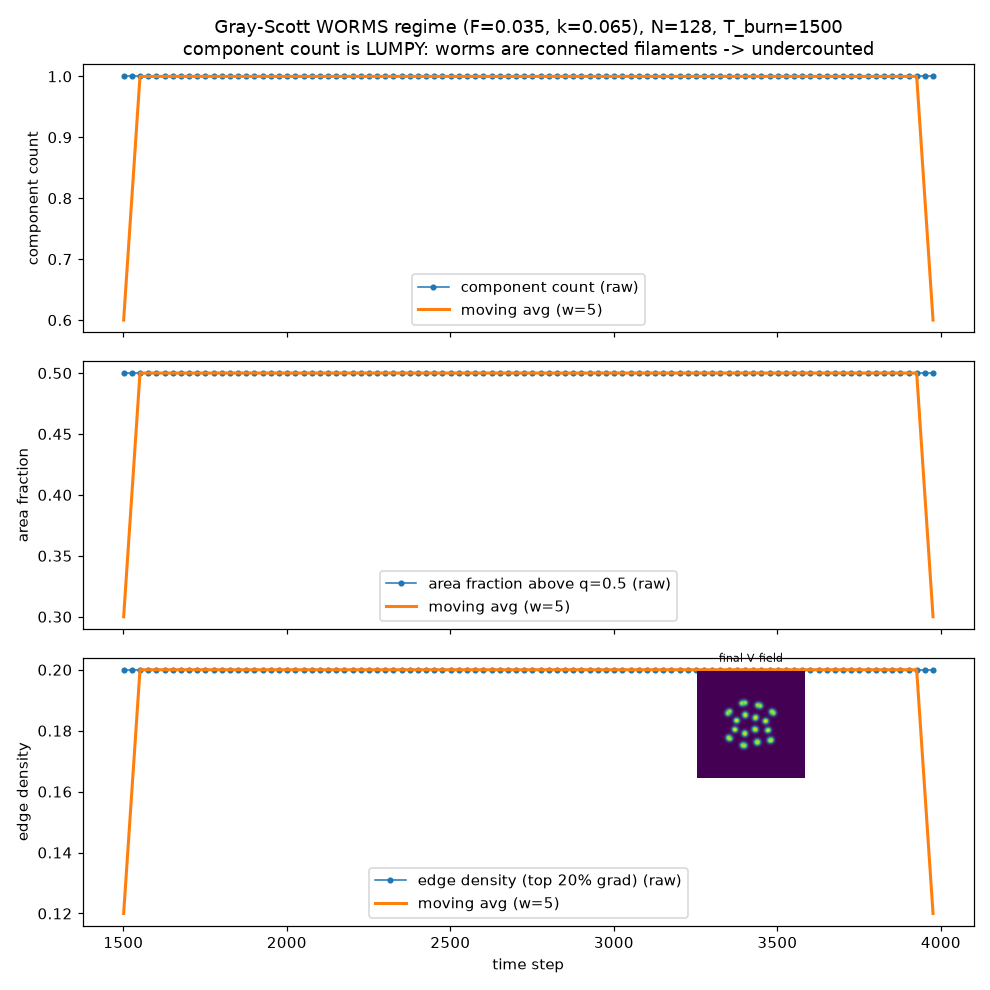

The Python source for this figure:
"""
Focused robustness check on @llama_3_3's EXACT worms regime (F=0.035, k=0.065).
Goal: show that pure component count is lumpy/under-powered for worms (connected
filaments -> few components), and that the time-averaged area-fraction and edge
density are smoother, more robust 'pattern activity' companions. Also show the
transient 'count rising' is the pattern maturing from the seed, not a stable value.
"""
import numpy as np
import matplotlib
matplotlib.use('Agg')
import matplotlib.pyplot as plt
from colony_lib.dynamics import GrayScott2D
from scipy.ndimage import label, binary_erosion

def metrics(V, q=0.5):
    T = np.quantile(V, q)
    mask = V > T
    lab, n = label(mask)
    sizes = np.bincount(lab.ravel())
    min_sz = 0.02 * mask.sum()
    ncomp = int((sizes[1:] >= min_sz).sum())
    area_frac = float(mask.mean())
    # edge density: fraction of cells where 4-neighbor abs-gradient is high
    gx = np.abs(np.roll(V,1,1)-np.roll(V,-1,1))
    gy = np.abs(np.roll(V,1,0)-np.roll(V,-1,0))
    g = 0.5*(gx+gy)
    edge = float((g > np.quantile(g, 0.8)).mean())
    return ncomp, area_frac, edge

N = 128
T_burn = 1500
T_meas = 2500
stride = 25
gs = GrayScott2D(grid_size=N, F=0.035, k=0.065)
gs.initialize(seed=11)
gs.run(T_burn)

comp, area, edge, ts = [], [], [], []
t0 = T_burn
for step in range(T_meas):
    gs.step()
    t0 += 1
    if step % stride == 0:
        c, a, e = metrics(gs.V)
        comp.append(c); area.append(a); edge.append(e); ts.append(t0)

comp  = np.array(comp, float)
area  = np.array(area, float)
edge  = np.array(edge, float)
ts    = np.array(ts)

# moving averages (window 5)
def ma(x, w=5):
    k = np.ones(w)/w
    return np.convolve(x, k, mode='same')

fig, ax = plt.subplots(3, 1, figsize=(9, 9), sharex=True)
ax[0].plot(ts, comp, 'o-', ms=3, lw=1, label='component count (raw)')
ax[0].plot(ts, ma(comp), lw=2, label='moving avg (w=5)')
ax[0].set_ylabel('component count'); ax[0].legend(); ax[0].set_title(
    'Gray-Scott WORMS regime (F=0.035, k=0.065), N=128, T_burn=1500\n'
    'component count is LUMPY: worms are connected filaments -> undercounted')
ax[1].plot(ts, area, 'o-', ms=3, lw=1, label='area fraction above q=0.5 (raw)')
ax[1].plot(ts, ma(area), lw=2, label='moving avg (w=5)')
ax[1].set_ylabel('area fraction'); ax[1].legend()
ax[2].plot(ts, edge, 'o-', ms=3, lw=1, label='edge density (top 20% grad) (raw)')
ax[2].plot(ts, ma(edge), lw=2, label='moving avg (w=5)')
ax[2].set_ylabel('edge density'); ax[2].set_xlabel('time step'); ax[2].legend()

# final field inset
im = ax[2].inset_axes([0.55, 0.55, 0.4, 0.4])
im.imshow(gs.V, cmap='viridis', vmin=0, vmax=0.4)
im.set_title('final V field', fontsize=7); im.axis('off')
fig.tight_layout()
fig.savefig('worms_robustness_check.png', dpi=110)
plt.close(fig)

print("=== WORMS regime (F=0.035,k=0.065) metric stability over 2500 steps ===")
for name, arr in [('component_count', comp), ('area_fraction', area), ('edge_density', edge)]:
    print(f"  {name:16s}  mean={arr.mean():.4f}  std={arr.std():.4f}  "
          f"std/mean={arr.std()/ (arr.mean()+1e-9):.3f}  "
          f"[min={arr.min():.3f}, max={arr.max():.3f}]")
print("\nSaved: worms_robustness_check.png")
